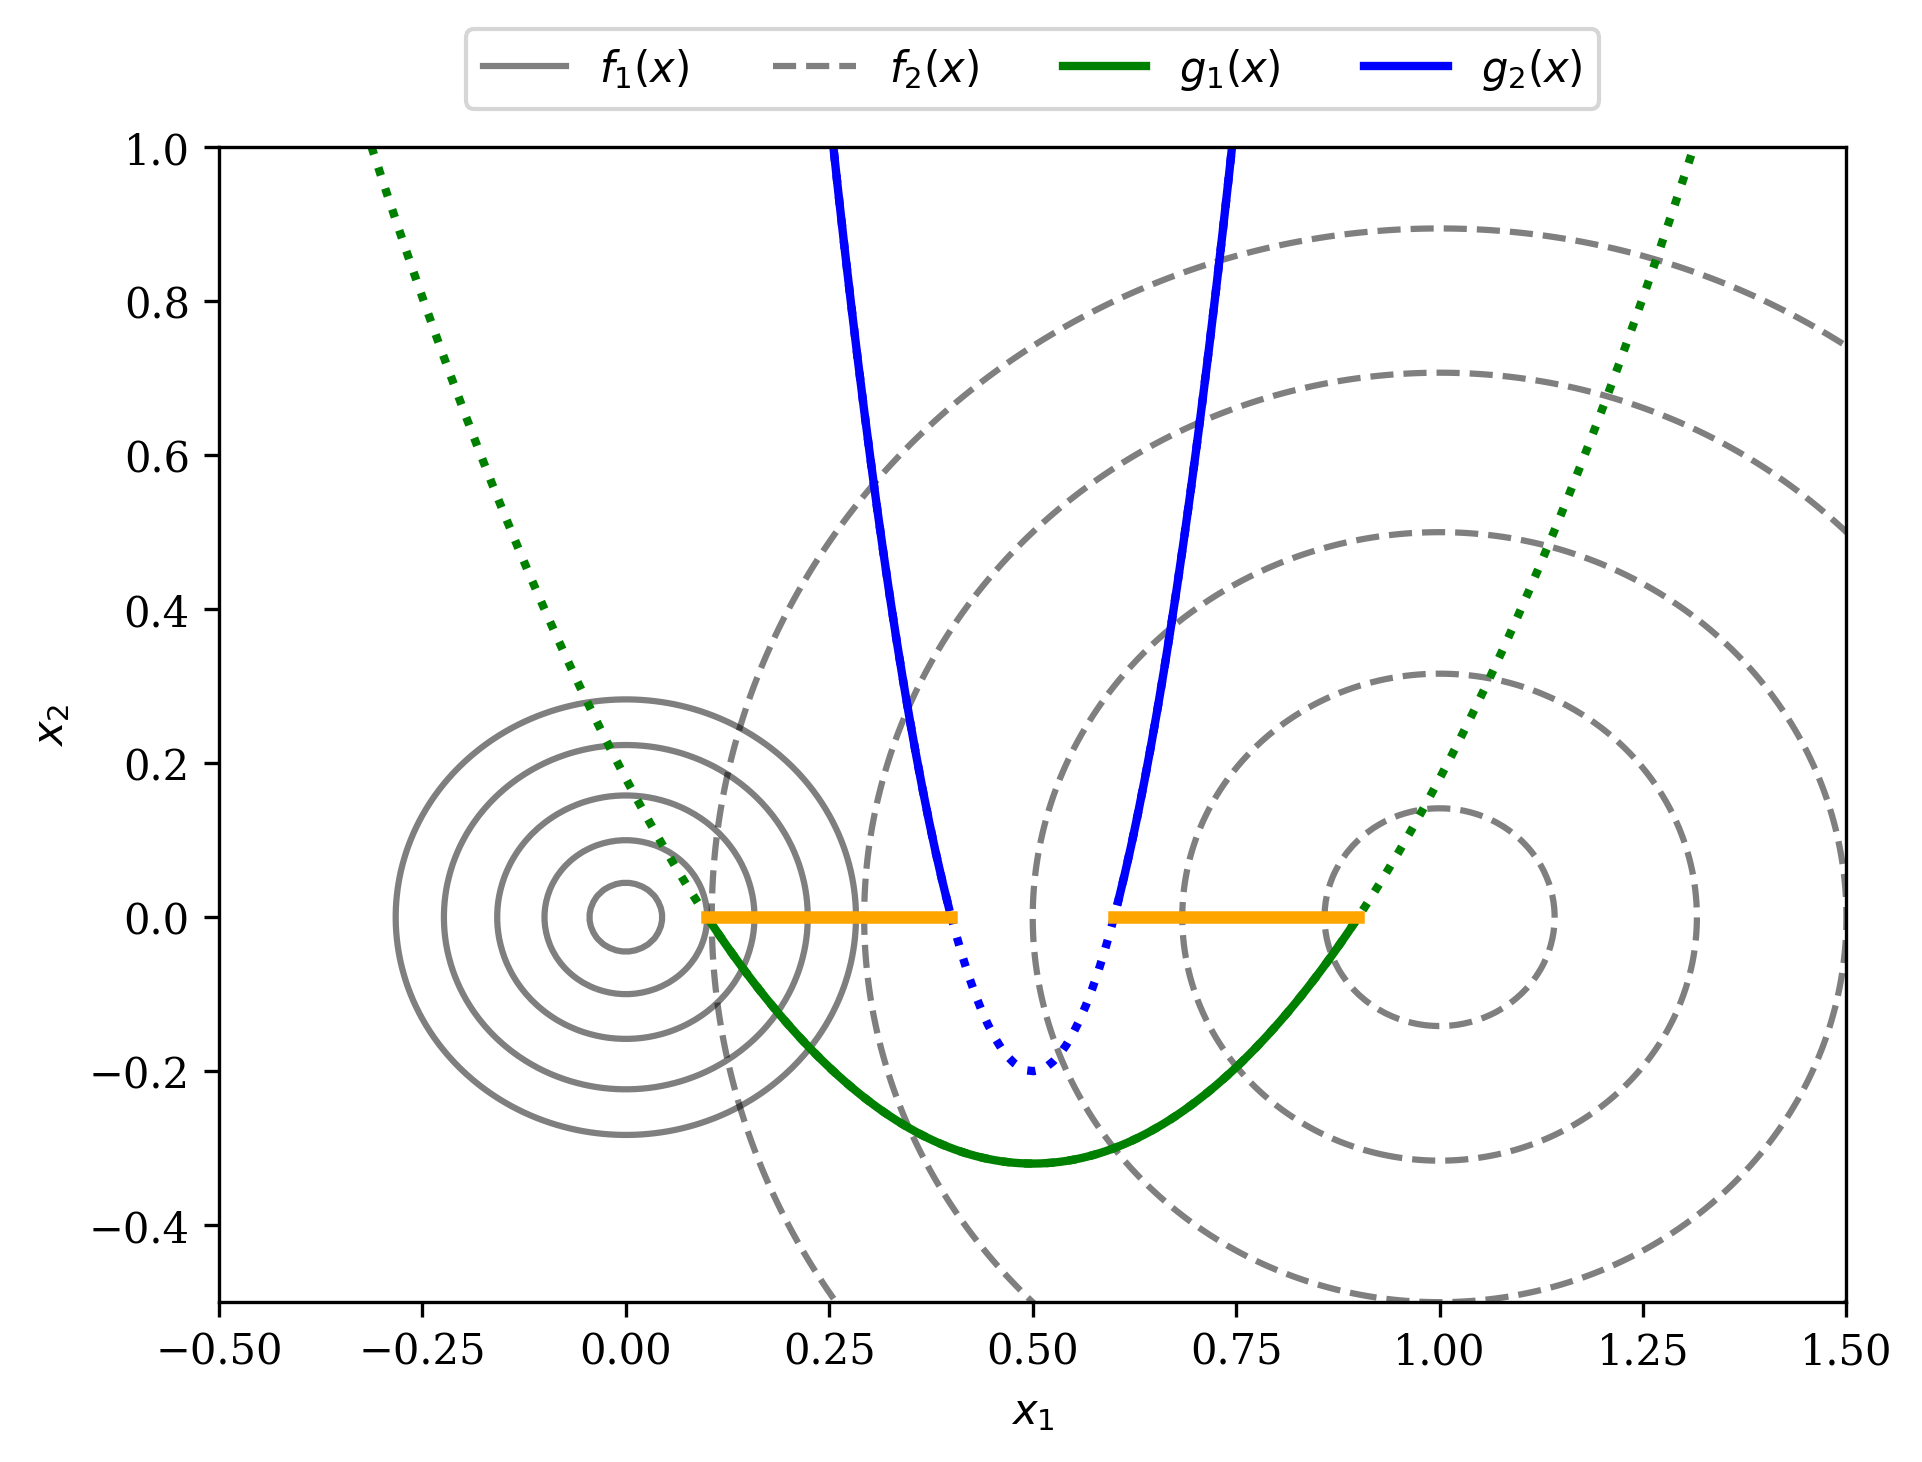

This figure's Python source:
import numpy as np
import matplotlib.pyplot as plt
X1, X2 = np.meshgrid(np.linspace(-2, 2, 500), np.linspace(-2, 2, 500))

F1 = 100 * (X1**2 + X2**2)
F2 = (X1-1)**2 + X2**2

G1 = 2 * (X1[0] - 0.1) * (X1[0] - 0.9)
G2 = 20 * (X1[0] - 0.4) * (X1[0] - 0.6)


plt.rc('font', family='serif')

levels = np.array([0.02, 0.1, 0.25, 0.5, 0.8])
plt.figure(figsize=(7, 5))
CS1 = plt.contour(X1, X2, F1, 10 * levels, colors='black', alpha=0.5)
CS2 = plt.contour(X1, X2, F2, levels, linestyles="dashed", colors='black', alpha=0.5)

# Add dummy lines for legend (since contour collections don't work in new matplotlib)
plt.plot([], [], color='black', alpha=0.5, label="$f_1(x)$")
plt.plot([], [], color='black', alpha=0.5, linestyle='dashed', label="$f_2(x)$")

plt.plot(X1[0], G1, linewidth=2.0, color="green", linestyle='dotted')
plt.plot(X1[0][G1<0], G1[G1<0], label="$g_1(x)$", linewidth=2.0, color="green")

plt.plot(X1[0], G2, linewidth=2.0, color="blue", linestyle='dotted')
plt.plot(X1[0][X1[0]>0.6], G2[X1[0]>0.6], label="$g_2(x)$",linewidth=2.0, color="blue")
plt.plot(X1[0][X1[0]<0.4], G2[X1[0]<0.4], linewidth=2.0, color="blue")

plt.plot(np.linspace(0.1,0.4,100), np.zeros(100),linewidth=3.0, color="orange")
plt.plot(np.linspace(0.6,0.9,100), np.zeros(100),linewidth=3.0, color="orange")

plt.xlim(-0.5, 1.5)
plt.ylim(-0.5, 1)
plt.xlabel("$x_1$")
plt.ylabel("$x_2$")

plt.legend(loc='upper center', bbox_to_anchor=(0.5, 1.12),ncol=4, fancybox=True, shadow=False)

plt.savefig("pymoo_test.png", dpi=300, bbox_inches='tight')
